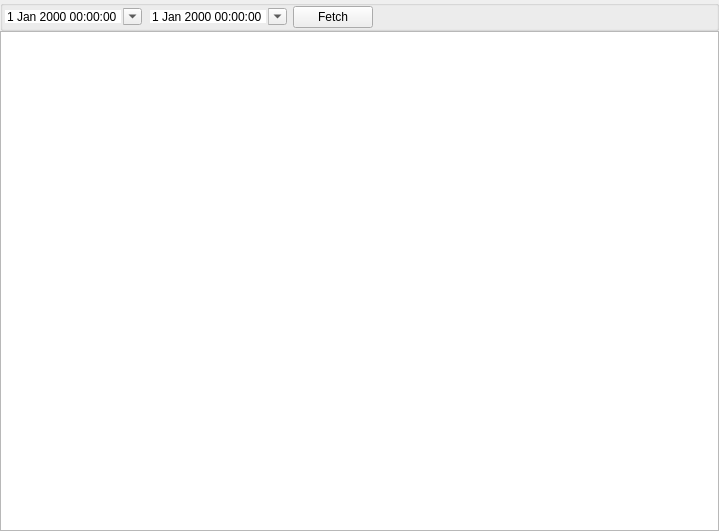
<?xml version="1.0" encoding="UTF-8"?>
<ui version="4.0">
 <class>TreeWidgetTO</class>
 <widget class="QWidget" name="TreeWidgetTO">
  <property name="geometry">
   <rect>
    <x>0</x>
    <y>0</y>
    <width>719</width>
    <height>531</height>
   </rect>
  </property>
  <property name="windowTitle">
   <string/>
  </property>
  <layout class="QGridLayout" name="gridLayout">
   <property name="leftMargin">
    <number>0</number>
   </property>
   <property name="topMargin">
    <number>0</number>
   </property>
   <property name="rightMargin">
    <number>0</number>
   </property>
   <property name="bottomMargin">
    <number>0</number>
   </property>
   <property name="spacing">
    <number>0</number>
   </property>
   <item row="1" column="0">
    <widget class="QTreeView" name="treeViewTO"/>
   </item>
   <item row="0" column="0">
    <widget class="QGroupBox" name="treeGroupTO">
     <property name="sizePolicy">
      <sizepolicy hsizetype="Preferred" vsizetype="Preferred">
       <horstretch>0</horstretch>
       <verstretch>0</verstretch>
      </sizepolicy>
     </property>
     <property name="title">
      <string/>
     </property>
     <layout class="QHBoxLayout" name="horizontalLayout_2">
      <property name="spacing">
       <number>-1</number>
      </property>
      <property name="leftMargin">
       <number>0</number>
      </property>
      <property name="topMargin">
       <number>0</number>
      </property>
      <property name="rightMargin">
       <number>0</number>
      </property>
      <property name="bottomMargin">
       <number>0</number>
      </property>
      <item>
       <widget class="DateTimeEdit" name="start">
        <property name="frame">
         <bool>false</bool>
        </property>
        <property name="calendarPopup">
         <bool>true</bool>
        </property>
       </widget>
      </item>
      <item>
       <widget class="DateTimeEdit" name="end">
        <property name="frame">
         <bool>false</bool>
        </property>
        <property name="calendarPopup">
         <bool>true</bool>
        </property>
       </widget>
      </item>
      <item>
       <widget class="QPushButton" name="pBtnFetch">
        <property name="text">
         <string>Fetch</string>
        </property>
       </widget>
      </item>
      <item>
       <spacer name="horizontalSpacer_3">
        <property name="orientation">
         <enum>Qt::Orientation::Horizontal</enum>
        </property>
        <property name="sizeHint" stdset="0">
         <size>
          <width>516</width>
          <height>17</height>
         </size>
        </property>
       </spacer>
      </item>
     </layout>
    </widget>
   </item>
  </layout>
 </widget>
 <customwidgets>
  <customwidget>
   <class>DateTimeEdit</class>
   <extends>QDateTimeEdit</extends>
   <header location="global">widget/datetimeedit.h</header>
  </customwidget>
 </customwidgets>
 <resources/>
 <connections/>
</ui>
